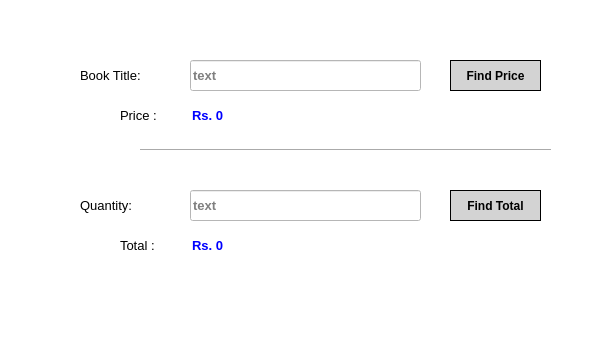
<?xml version="1.0" encoding="UTF-8"?>
<ui version="4.0">
 <class>MainWindow</class>
 <widget class="QMainWindow" name="MainWindow">
  <property name="geometry">
   <rect>
    <x>0</x>
    <y>0</y>
    <width>600</width>
    <height>350</height>
   </rect>
  </property>
  <property name="windowTitle">
   <string>Window Title</string>
  </property>
  <property name="styleSheet">
   <string notr="true">background-color:rgb(255, 255, 255)</string>
  </property>
  <widget class="QWidget" name="centralwidget">
   <widget class="QLabel" name="label">
    <property name="geometry">
     <rect>
      <x>80</x>
      <y>60</y>
      <width>91</width>
      <height>31</height>
     </rect>
    </property>
    <property name="font">
     <font>
      <family>Arial</family>
      <pointsize>10</pointsize>
      <weight>50</weight>
      <bold>false</bold>
     </font>
    </property>
    <property name="text">
     <string>Book Title:</string>
    </property>
   </widget>
   <widget class="QLabel" name="label_3">
    <property name="geometry">
     <rect>
      <x>80</x>
      <y>190</y>
      <width>71</width>
      <height>31</height>
     </rect>
    </property>
    <property name="font">
     <font>
      <family>Arial</family>
      <pointsize>10</pointsize>
      <weight>50</weight>
      <bold>false</bold>
     </font>
    </property>
    <property name="text">
     <string>Quantity:</string>
    </property>
   </widget>
   <widget class="QLabel" name="label_2">
    <property name="geometry">
     <rect>
      <x>120</x>
      <y>100</y>
      <width>51</width>
      <height>31</height>
     </rect>
    </property>
    <property name="font">
     <font>
      <family>Arial</family>
      <pointsize>10</pointsize>
      <weight>50</weight>
      <bold>false</bold>
     </font>
    </property>
    <property name="text">
     <string>Price :</string>
    </property>
   </widget>
   <widget class="QLineEdit" name="t1">
    <property name="geometry">
     <rect>
      <x>190</x>
      <y>60</y>
      <width>231</width>
      <height>31</height>
     </rect>
    </property>
    <property name="font">
     <font>
      <family>Arial</family>
      <pointsize>10</pointsize>
      <weight>75</weight>
      <bold>true</bold>
     </font>
    </property>
    <property name="placeholderText">
     <string>text</string>
    </property>
   </widget>
   <widget class="QLineEdit" name="t3">
    <property name="geometry">
     <rect>
      <x>190</x>
      <y>190</y>
      <width>231</width>
      <height>31</height>
     </rect>
    </property>
    <property name="font">
     <font>
      <family>Arial</family>
      <pointsize>10</pointsize>
      <weight>75</weight>
      <bold>true</bold>
     </font>
    </property>
    <property name="placeholderText">
     <string>text</string>
    </property>
   </widget>
   <widget class="QLabel" name="label_4">
    <property name="geometry">
     <rect>
      <x>120</x>
      <y>230</y>
      <width>51</width>
      <height>31</height>
     </rect>
    </property>
    <property name="font">
     <font>
      <family>Arial</family>
      <pointsize>10</pointsize>
      <weight>50</weight>
      <bold>false</bold>
     </font>
    </property>
    <property name="text">
     <string>Total :</string>
    </property>
   </widget>
   <widget class="QLineEdit" name="t2">
    <property name="geometry">
     <rect>
      <x>190</x>
      <y>100</y>
      <width>91</width>
      <height>31</height>
     </rect>
    </property>
    <property name="font">
     <font>
      <family>Arial</family>
      <pointsize>10</pointsize>
      <weight>75</weight>
      <bold>true</bold>
     </font>
    </property>
    <property name="styleSheet">
     <string notr="true">color:blue;
border:none</string>
    </property>
    <property name="text">
     <string>Rs. 0</string>
    </property>
    <property name="placeholderText">
     <string>text</string>
    </property>
   </widget>
   <widget class="QLineEdit" name="t4">
    <property name="geometry">
     <rect>
      <x>190</x>
      <y>230</y>
      <width>91</width>
      <height>31</height>
     </rect>
    </property>
    <property name="font">
     <font>
      <family>Arial</family>
      <pointsize>10</pointsize>
      <weight>75</weight>
      <bold>true</bold>
     </font>
    </property>
    <property name="styleSheet">
     <string notr="true">color:blue;
border:none</string>
    </property>
    <property name="text">
     <string>Rs. 0</string>
    </property>
    <property name="placeholderText">
     <string>text</string>
    </property>
   </widget>
   <widget class="Line" name="line">
    <property name="geometry">
     <rect>
      <x>140</x>
      <y>140</y>
      <width>411</width>
      <height>20</height>
     </rect>
    </property>
    <property name="styleSheet">
     <string notr="true"/>
    </property>
    <property name="orientation">
     <enum>Qt::Horizontal</enum>
    </property>
   </widget>
   <widget class="QPushButton" name="btn1">
    <property name="geometry">
     <rect>
      <x>450</x>
      <y>60</y>
      <width>91</width>
      <height>31</height>
     </rect>
    </property>
    <property name="font">
     <font>
      <family>Arial</family>
      <pointsize>9</pointsize>
      <weight>75</weight>
      <bold>true</bold>
     </font>
    </property>
    <property name="styleSheet">
     <string notr="true">border:1px solid black;
background-color:#D3D3D3</string>
    </property>
    <property name="text">
     <string>Find Price</string>
    </property>
   </widget>
   <widget class="QPushButton" name="btn2">
    <property name="geometry">
     <rect>
      <x>450</x>
      <y>190</y>
      <width>91</width>
      <height>31</height>
     </rect>
    </property>
    <property name="font">
     <font>
      <family>Arial</family>
      <pointsize>9</pointsize>
      <weight>75</weight>
      <bold>true</bold>
     </font>
    </property>
    <property name="styleSheet">
     <string notr="true">border:1px solid black;
background-color:#D3D3D3</string>
    </property>
    <property name="text">
     <string>Find Total</string>
    </property>
   </widget>
  </widget>
  <widget class="QMenuBar" name="menubar">
   <property name="geometry">
    <rect>
     <x>0</x>
     <y>0</y>
     <width>600</width>
     <height>26</height>
    </rect>
   </property>
  </widget>
  <widget class="QStatusBar" name="statusbar"/>
 </widget>
 <resources/>
 <connections/>
</ui>
